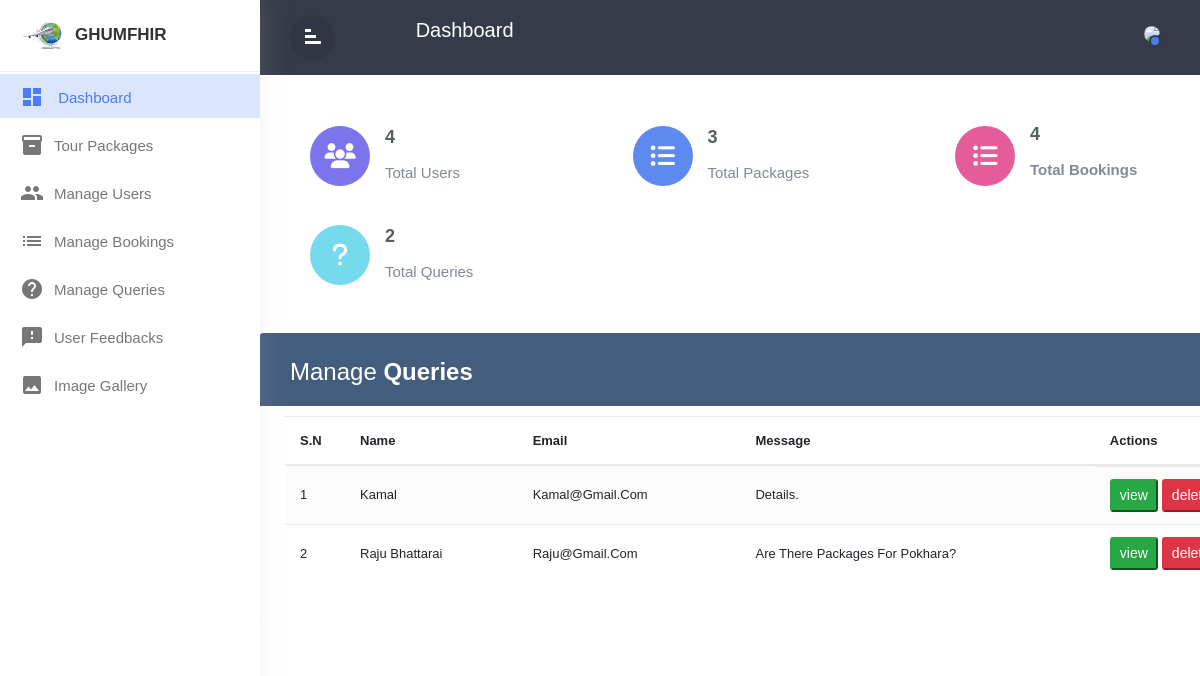
The page /Admin/managequeries.php (signed in) on the database its author committed.
### tables this page shows
CREATE TABLE `contact` (
  `id` int(11) NOT NULL,
  `name` varchar(100) NOT NULL,
  `email` varchar(100) NOT NULL,
  `message` varchar(255) NOT NULL,
  `contact_date` date NOT NULL
);

### Admin/managequeries.php (called while the page is built, shortened)
<?php
    include './nav.php';
    include './managequeriestemplate.php';
?>

### Admin/managequeriestemplate.php (the view, shortened to what this page needs)
<?php
    global $pdo;
    $sql = "SELECT * FROM contact";
    $statement = $pdo->query($sql);
    $queries = $statement->fetchAll(PDO::FETCH_ASSOC);
?>
<div class="main">
    <div class="container-xl">
        <div class="table-responsive">
            <div class="table-wrapper">
                <div class="table-title">
                    <div class="row">
                        <div class="col-sm-6">
                            <h2>Manage <b>Queries</b></h2>
                        </div>
                    </div>
                </div>
                <table class="table table-striped table-hover" id="queriesTable">
                    <thead>
                        <tr>
                            <th>
                                <span >
                                    S.N
                                </span>
                            </th>
                            <th>Name</th>
                            <th>Email</th>
                            <th>Message</th>
                            <th>Actions</th>
                        </tr>
                    </thead>
                    <tbody>
                        <?php
                        $i = 0;
                            foreach($queries as $query){
                                $i = $i + 1;
                            ?>
                            <tr>
                            <td>
                                <span>
                                    <?=$i;?>
                                </span>
                            </td>
                            <td><?=$query['name'];?></td>
                            <td><?=$query['email'];?></td>
                            <td><?=$query['message'];?></td>
                            <td class="d-flex">
                                <button type="button" class="viewQueryBtn btn-sm btn-success mr-1" value="<?=$query['id'];?>" data-toggle="modal">view</button>
                                <button type="button" name="deleteQueryBtn" class="deleteQueryBtn btn-sm btn-danger" value="<?=$query['id'];?>" data-toggle="modal">delete</button>
                            </td>
                        </tr>
                        <?php }
                        ?>
                    </tbody>
                </table>
            </div>
        </div>
    </div>

### Admin/style.css (style rules this page uses)
* { margin: 0; padding:0; box-sizing:border-box; font-family:'Poppins' ,sans-serif; }
body,html { line-height:1.8; font-family:'Poppins',sans-serif; color:#555e58; text-transform:capitalize; font-weight:400; margin:0px; padding:0px; }
h1,h2,h3,h4,h5,h6,.h1,.h3,.h4 { font-weight:400; line-height:1.5em; }
a { color:#333; font-weight:400; }
button { cursor:pointer; }
ul,ol { padding:0px; margin:0px; list-style:none; }
a,a:hover,a:focus { color:#333; text-decoration:none; transition:all 0.3s; }
.wrapper { position:relative; width:100%; overflow:auto; }
#sidebar { position:fixed; height:100%!important; top:0; left:0; bottom:0; z-index:11; width:260px; overflow:auto; transition:all 0.3s; background-color:#fff; box-shadow:0 0 30px 0 rgba(200 200 200 / 20%); }
#sidebar .sidebar-header { padding:20px; background-color:#fff; border-bottom:1px solid #eee; }
.sidebar-header h3 { color:#333; font-size:17px; margin:0px; text-transform:uppercase; transition:all 0.5s ease; font-weight:600; }
.sidebar-header h3 img { width:45px; margin-right:10px; }
#sidebar ul li { padding:2px 0px; }
#sidebar ul li.active> a { color:#4c7cf3; background-color:#DBE5FD; }
#sidebar ul li.active> a i { color:#4c7cf3; }
#sidebar ul li a { padding:5px 10px 5px 20px; line-height:30px; font-size:15px; position:relative; font-weight:400; display:block; color:#777777; text-transform:capitalize; }
#sidebar ul li a i { position:relative; margin-right:10px; top:6px; }
.main { color: #566787; background: #f5f5f5; font-family: 'Varela Round', sans-serif; font-size: 13px; }
.table-responsive { margin: 30px 0; }
.table-wrapper { background: #fff; padding: 20px 25px; border-radius: 3px; min-width: 1000px; box-shadow: 0 1px 1px rgba(0,0,0,.05); }
.table-title { padding-bottom: 15px; background: #435d7d; color: #fff; padding: 16px 30px; min-width: 100%; margin: -20px -25px 10px; border-radius: 3px 3px 0 0; }
.table-title h2 { margin: 5px 0 0; font-size: 24px; }
table.table tr th, table.table tr td { border-color: #e9e9e9; padding: 12px 15px; vertical-align: middle; }
table.table tr th:first-child { width: 60px; }
table.table tr th:last-child { width: 100px; }
table.table-striped tbody tr:nth-of-type(odd) { background-color: #fcfcfc; }

### rows shown on the page
contact: name "Kamal", email "Kamal@gmail.com", message "Details.", $query['id'] 28 (drawn)
contact: name "Raju Bhattarai", email "Raju@gmail.com", message "Are There Packages For Pokhara?", $query['id'] 29 (drawn)

### other values the page prints
$number_of_users "4"
$total_packages "3"
$total_bookings "4"
$total_queries "2"
